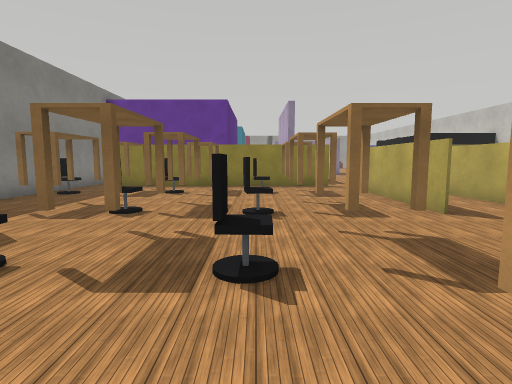
[1] (above)

24 first-person views from a walk through a Webots world. The camera is 1 m above the floor, tilts 6° down and sees 80° across. The floor is counted in squares, 1 m on a side. Each view is taken from the middle of a square. On the plan, view 1 faces up. The plan holds only what a view shows up to about 12 squares ahead; the rest is blank. The place goes on beyond the plan. Robots are left out. Simple shapes and patterns stand in for the simulator's stock objects.

[2]
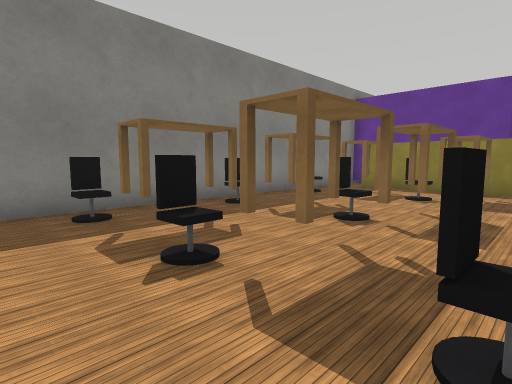

[3]
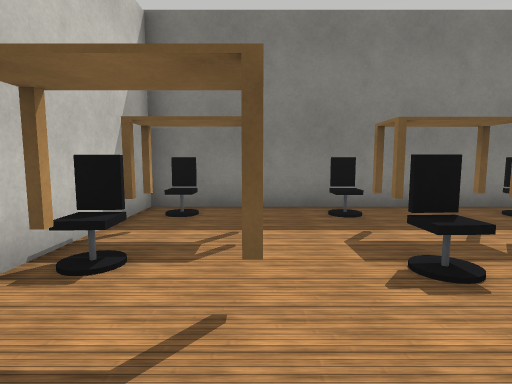

[4]
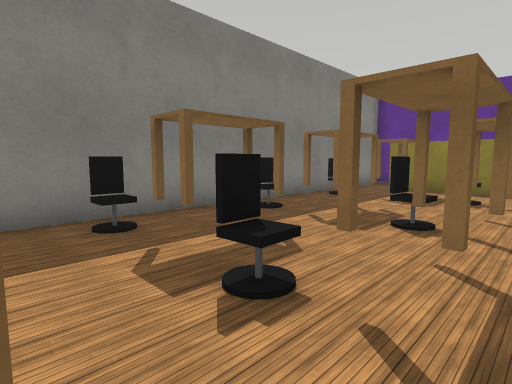

[5]
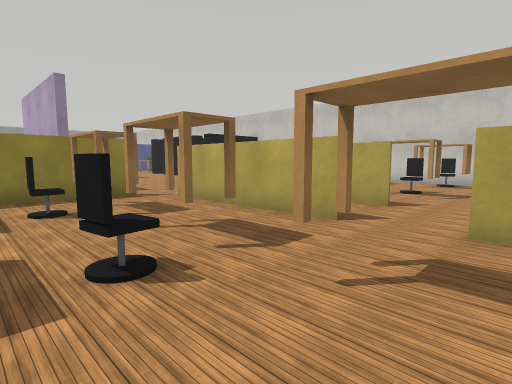

[6]
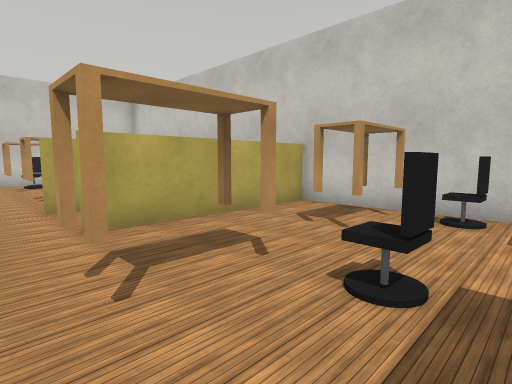

[7]
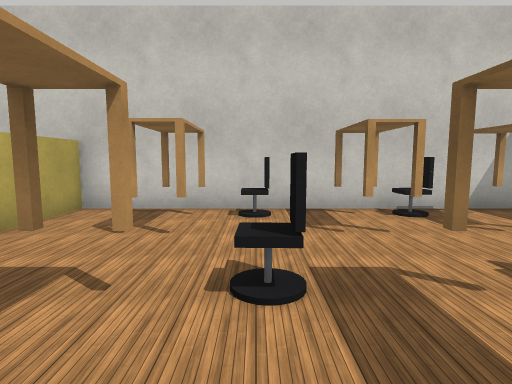

[8]
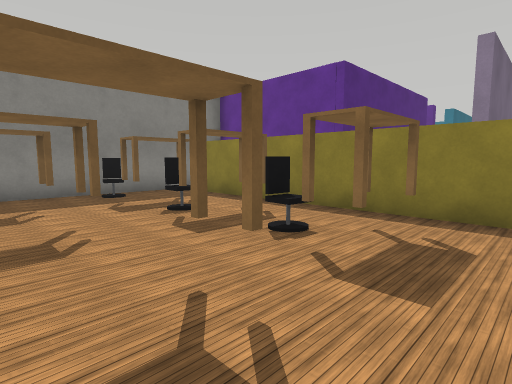

[9]
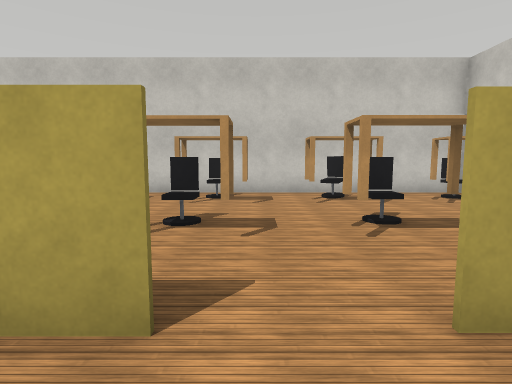

[10]
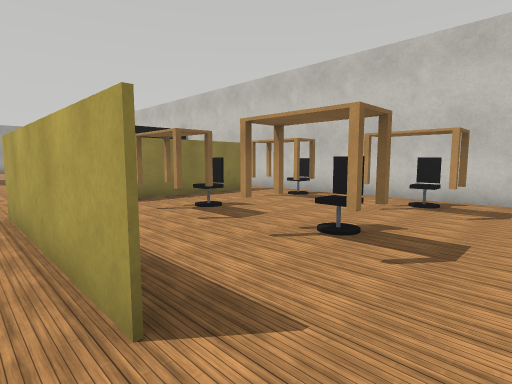

[11]
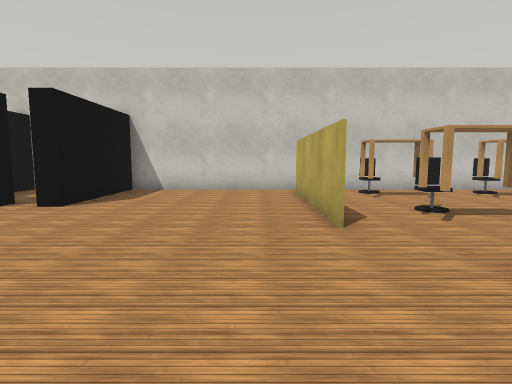

[12]
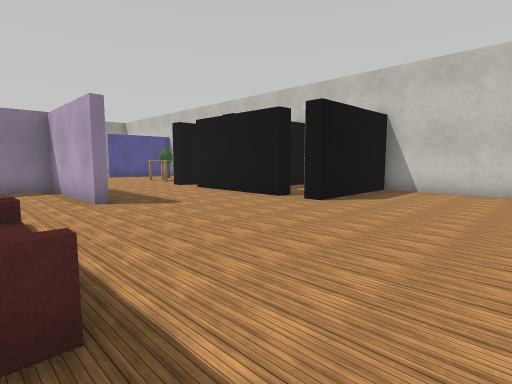

[13]
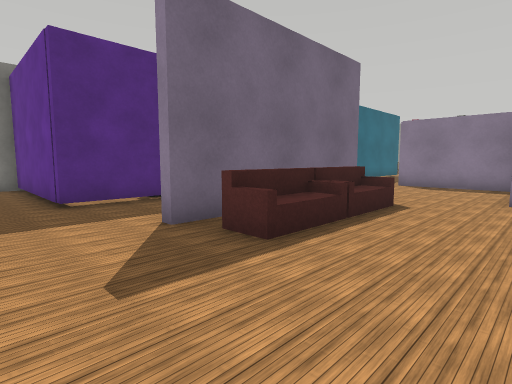

[14]
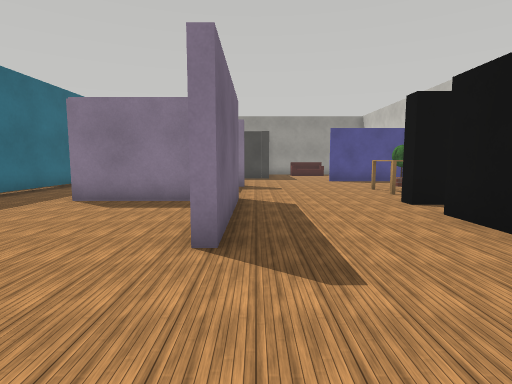

[15]
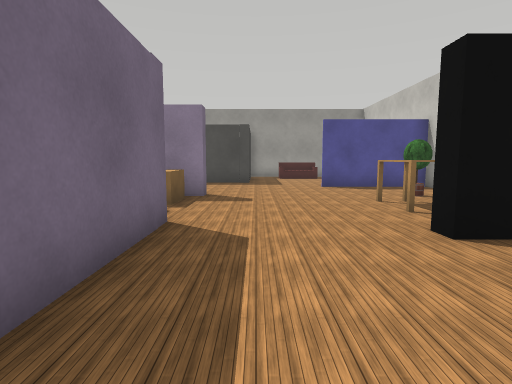

[16]
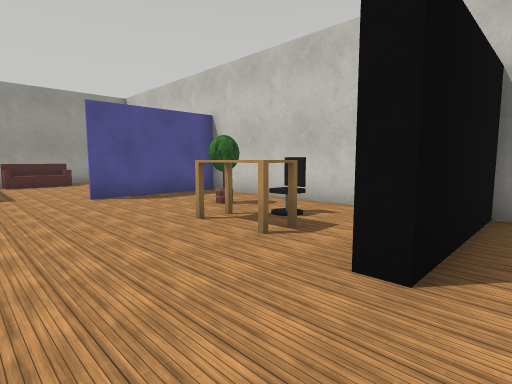

[17]
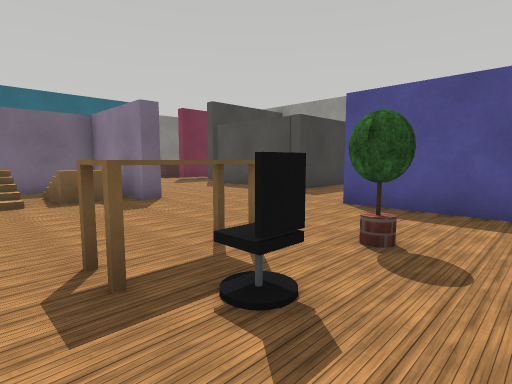

[18]
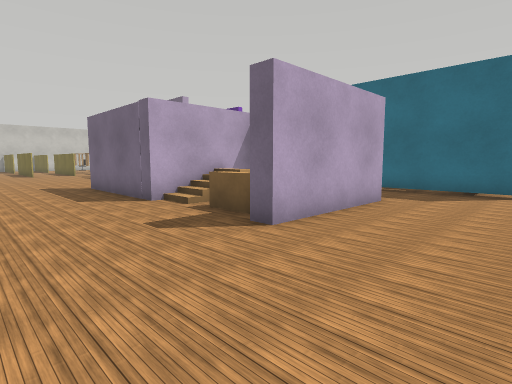

[19]
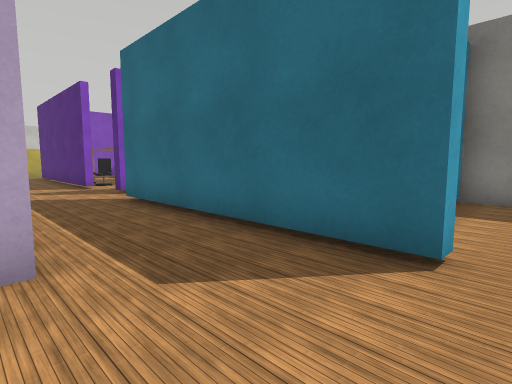

[20]
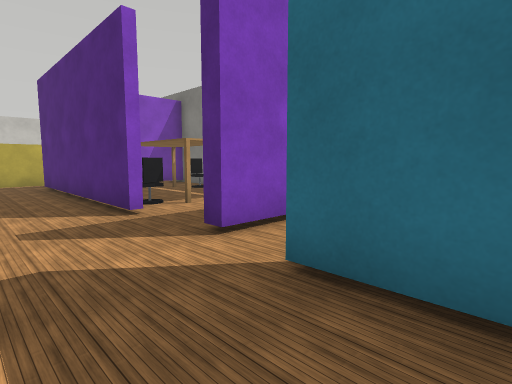

[21]
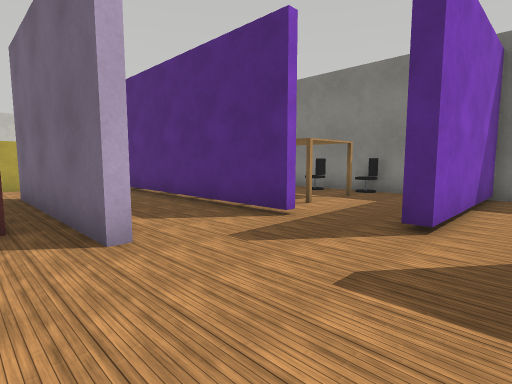

[22]
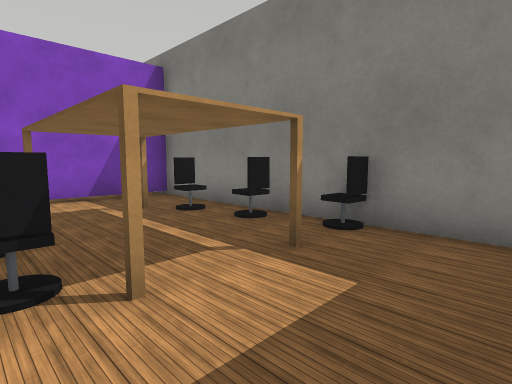

[23]
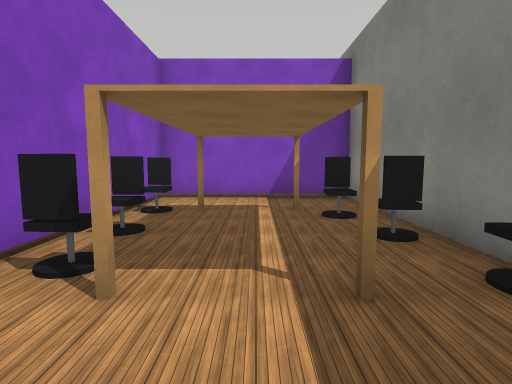

[24]
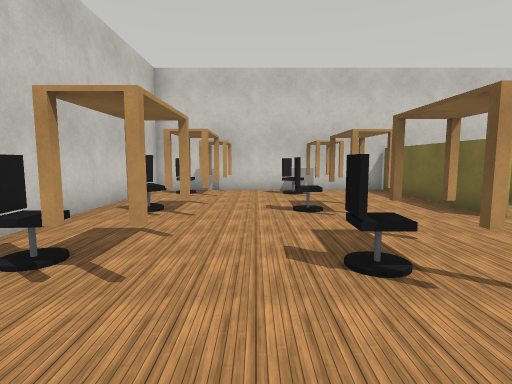

### Floor plan
Key: @ floor where view 1 was taken; # wall or solid block; . main floor; : floor 0.5 m higher than the main floor; / step, stairs or slope; T table; C office chair; H thing the floor can be seen under or through; S sofa; P potted tree; A stairs.
Columns run from 7 left of view 1 to 14 right of it. Each row starts with its distance up from view 1.
 32    ...............
 31 #.....#..........#####
 30 ##    #..............#
 29      .#..####.....PP.#
 28      .#..###A......P.#
 27      .#..#.:A....TC..#
 26      .#..#A//....TC..#
 25       #..####........
 24     ........##...####
 23 ######.......#.......
 22 #............#...#
 21 #............#...#
 20 #C.TT.#..#.......#
 19 ##TTTC#..#S......#
 18 #CTTTC#..#S.......
 17 #CCTT.#. #S......#####
 16 #CCTTC#. #S..........#
 15 # ... #..#S..........#
 14 ##HHH##..............#
 13 #....................#
 12 #.########.....#####.#
 11 #....................#
 10 #..T.T..T..#.#.T..T..#
  9 #C.TCC.CT..#.#.TC.TC.#
  8 #..........#.#.......#
  7 #..T.T..T..#.#.T..T..#
  6 #CCTCC.CT..#.#.TC.TC.#
  5 #.................T..#
  4 #..T.T..T......T..T..#
  3 #C.TCT.CT..#.#.TC.TC.#
  2 #..........# #.T..T..#
  1 #..T.T..T..# #.......#
  0 #C.T.T.@T..# #.TC.TC.#
 -1 ####C##C##############

Positions as (right, up) in squares from view 1, and headings:
1: (0, 0), facing up
2: (0, 1), facing up-left
3: (0, 1), facing left
4: (-1, 1), facing up-left
5: (-1, 3), facing up-right
6: (-1, 5), facing down-right
7: (0, 5), facing down
8: (3, 6), facing up-left
9: (4, 5), facing right
10: (5, 4), facing up-right
11: (3, 13), facing right
12: (3, 13), facing up-right
13: (6, 12), facing up-left
14: (6, 17), facing up
15: (7, 20), facing up
16: (7, 23), facing up-right
17: (13, 25), facing up-left
18: (9, 32), facing down-left
19: (2, 32), facing down-left
20: (1, 26), facing down-left
21: (3, 24), facing down-left
22: (-2, 22), facing down-left
23: (-4, 22), facing down
24: (10, 9), facing down
